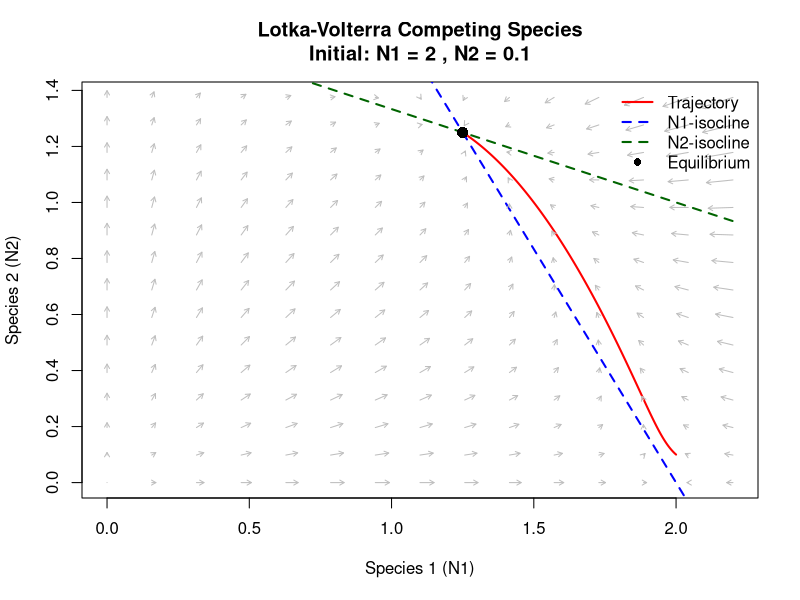
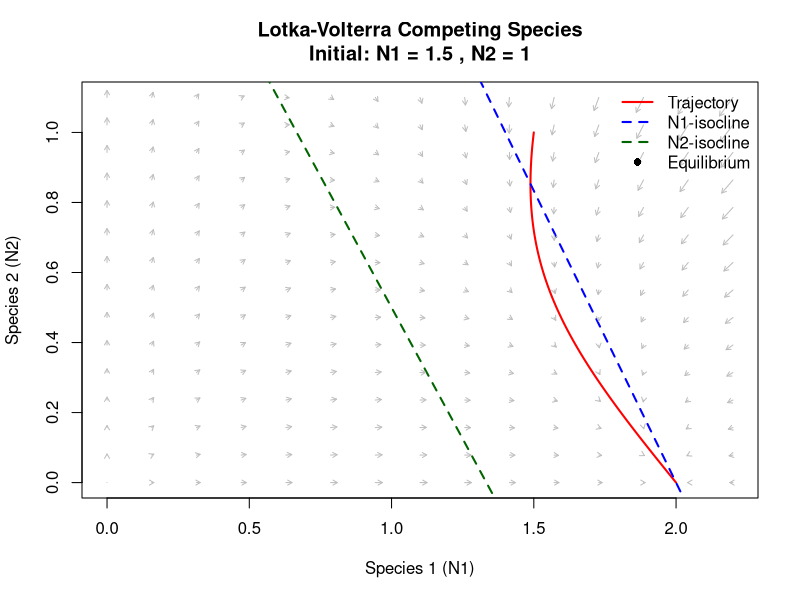
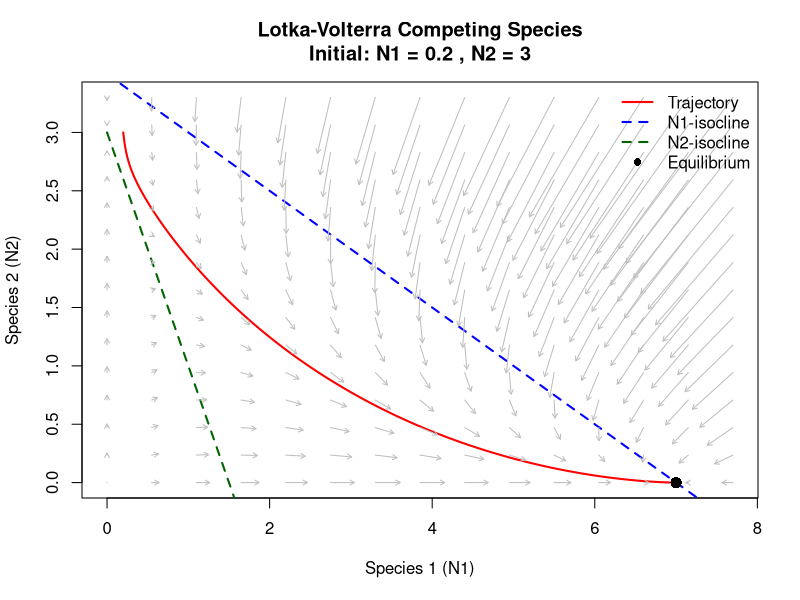
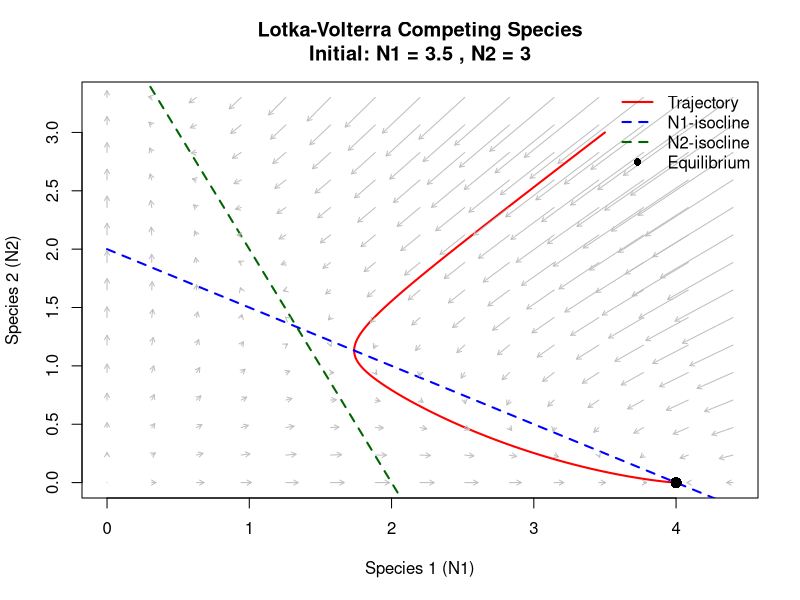
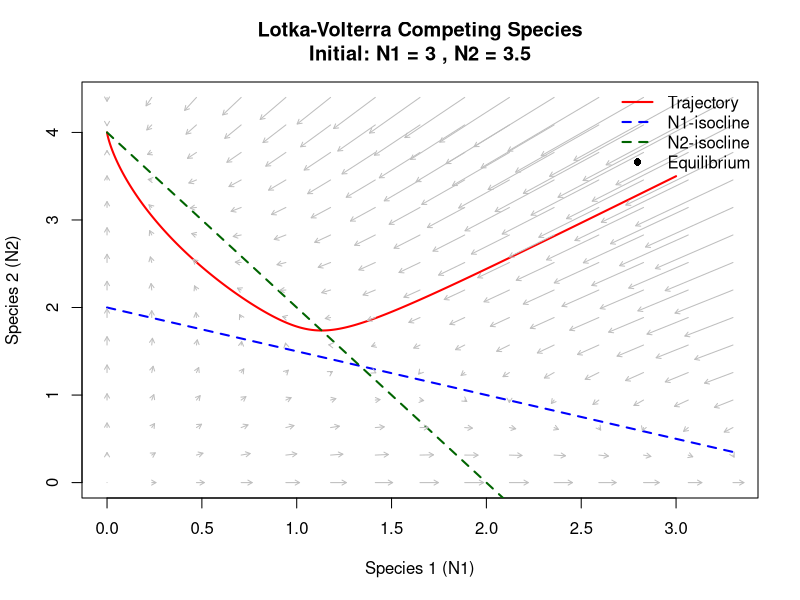
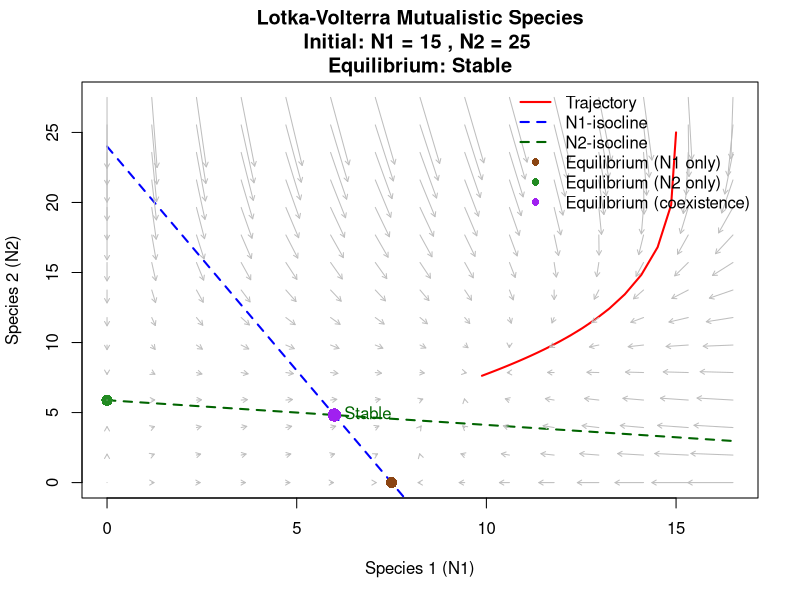
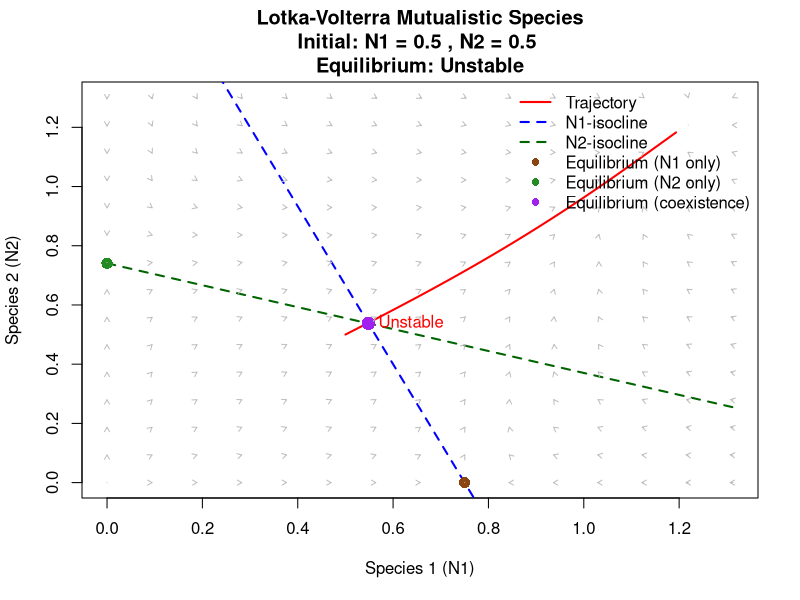

Write R code to recreate these figures, in order.
#Written report SBL.06003 Classical models in Biology (exercises)
#Spring semester 2025

#Student 1
#First name: Susanna
#Family name: Schärer
#Student number: 19-811-652

#Student 2
#First name: Elena
#Family name: Graf
#Student number:20-701-132

#Student 3
#First name: Anna
#Family name: Boss
#Student number: 24-208-928

library(deSolve)
#!only de library "deSolve" is allowed!

########################
### Topic 4: Lotka-Volterra model for 2 competing species
rm(list=ls())

#R-code

lotka_volterra_competing <- function(initial_condition = c(N1 = 2.5, N2 = 0.5),
                                     parameter = c(r1 = 3, r2 = 3, alpha11 = 1, alpha12 = 0.5, alpha21 = 0.5, alpha22 = 1),
                                     scale = 0.05,
                                     equilibrium = 'eq2') {
    # Define model
    model <- function(t, y, parms) {
        with(as.list(c(y, parms)), {
            dN1 <- N1 * (r1 - alpha11 * N1 - alpha12 * N2)
            dN2 <- N2 * (r2 - alpha21 * N1 - alpha22 * N2)
            list(c(dN1, dN2))
        })
    }

    # Time sequence and parameters
    times <- seq(0, 30, 0.01)
    parms <- parameter

    # Run simulation
    out <- ode(initial_condition, times, model, parms)

    # Calculate equilibrium points
    # Trivial equilibria
    #eq1 <- c(0, 0)  # Both species extinct
    eq2 <- c(parms["r1"]/parms["alpha11"], 0)  # N1 only
    eq3 <- c(0, parms["r2"]/parms["alpha22"])  # N2 only

    # Coexistence equilibrium A*N=b -> N=A^-1*b
    A <- matrix(c(parms["alpha11"], parms["alpha12"],
                  parms["alpha21"], parms["alpha22"]),
                nrow = 2, byrow = TRUE)
    b <- c(parms["r1"], parms["r2"])
    eq4 <- solve(A, b)  # Solve the linear system

    # Create phase plane
    plot(out[, "N1"], out[, "N2"],
         type = "l", col = "red", lwd = 2,
         xlab = "Species 1 (N1)", ylab = "Species 2 (N2)",
         main = paste("Lotka-Volterra Competing Species\nInitial: N1 =", initial_condition["N1"],
                      ", N2 =", initial_condition["N2"]),
         xlim = c(0, max(out[, "N1"]) * 1.1),
         ylim = c(0, max(out[, "N2"]) * 1.1))

    # Add isoclines
    # N1-isocline (dN1/dt = 0): N1 = 0 or r1 - alpha11*N1 - alpha12*N2 = 0
    curve((parms["r1"] - parms["alpha11"] * x)/parms["alpha12"],
          from = 0, to = max(out[, "N1"]) * 1.1,
          col = "blue", lwd = 2, lty = 2, add = TRUE)
    # N2-isocline (dN2/dt = 0): N2 = 0 or r2 - alpha21*N1 - alpha22*N2 = 0
    curve((parms["r2"] - parms["alpha21"] * x)/parms["alpha22"],
          from = 0, to = max(out[, "N1"]) * 1.1,
          col = "darkgreen", lwd = 2, lty = 2, add = TRUE)

    # Add equilibrium points
    #points(eq1[1], eq1[2], pch = 16, cex = 1.5, col = "black")
    if (equilibrium == "eq2"){
        points(eq2[1], eq2[2], pch = 16, cex = 1.5, col = "black")
    }
    if (equilibrium == "eq3"){
        points(eq3[1], eq3[2], pch = 16, cex = 1.5, col = "black")
    }
    if (equilibrium == "eq4"){
        points(eq4[1], eq4[2], pch = 16, cex = 1.5, col = "black")
    }


    # Add vector field
    N1_seq <- seq(0, max(out[, "N1"]) * 1.1, length.out = 15)
    N2_seq <- seq(0, max(out[, "N2"]) * 1.1, length.out = 15)
    grid <- expand.grid(N1 = N1_seq, N2 = N2_seq)

    for(i in 1:nrow(grid)) {
        N1 <- grid$N1[i]
        N2 <- grid$N2[i]
        derivs <- model(0, c(N1 = N1, N2 = N2), parms)[[1]]
        # Scale arrows for better visualization
        arrows(N1, N2,
               N1 + derivs[1] * scale,
               N2 + derivs[2] * scale,
               length = 0.05, col = "gray")
    }

    # Add legend
    legend("topright",
           legend = c("Trajectory", "N1-isocline", "N2-isocline", "Equilibrium"),
           col = c("red", "blue", "darkgreen", "black"),
           lty = c(1, 2, 2, NA), lwd = c(2, 2, 2, NA), pch = c(NA, NA, NA, 16),
           bty = "n")

}

# Case 1: the two species can coexist
lotka_volterra_competing(initial_condition = c(N1 = 2, N2 = 0.1), parameter = c(r1 = 1, r2 = 1, alpha11 = 0.5, alpha12 = 0.3, alpha21 = 0.2, alpha22 = 0.6), scale = 0.1, equilibrium = 'eq4')
# Case 2: species 1 outcompetes species 2
lotka_volterra_competing(initial_condition = c(N1 = 1.5, N2 = 1), parameter = c(r1 = 1, r2 = 0.8, alpha11 = 0.5, alpha12 = 0.3, alpha21 = 0.6, alpha22 = 0.4), equilibrium = 'eq3')
# Case 3: species 2 outcompetes species 1
lotka_volterra_competing(initial_condition = c(N1 = 0.2, N2 = 3), parameter = c(r1 = 3.5, r2 = 1.5, alpha11 = 0.5, alpha12 = 1, alpha21 = 1, alpha22 = 0.5), equilibrium = 'eq2')
# Case 4: priority effect: one species outcompetes the other, but it depends on the initial conditions
lotka_volterra_competing(initial_condition = c(N1 = 3.5, N2 = 3), parameter = c(r1 = 2, r2 = 2, alpha11 = 0.5, alpha12 = 1, alpha21 = 1, alpha22 = 0.5))
lotka_volterra_competing(initial_condition = c(N1 = 3, N2 = 3.5), parameter = c(r1 = 2, r2 = 2, alpha11 = 0.5, alpha12 = 1, alpha21 = 1, alpha22 = 0.5))


###Discussion of the results###
##Case 1:
#Two species can coexist when the intraspecific competition (alpha11 and alpha22) is greater than interspecific competition.
#Therefore, this following has to be true: alpha11*alpha22 > alpha12*alpha21.
#Additionally, the initial conditions has to be positive (>0) for both species.

##Case 2 and Case 3:
#For one species to win over the other species, the following two conditions have to be true (example for Species 1):
#r1/alpha12 > r2/alpha22: Species 1 can invade when Species 2 is at equilibrium and
#r2/alpha21 < r1/alpha11: Species 2 cannot invade when Species 1 is at equilibrium
#The surviving species will reach an equilibrium at carrying capacity K = r1/alpha11 or K = r2/alpha22 for Species 1 and Species 2, respectively.


#Case 4:
#


# Notes: (can be deleted)
# r:intrinsic growth rates
# alpha11, alpha22: intraspecific competition
# alpha12, alpha21: interspecific competition
# coexisting equilibrium: dN1/dt=0 and dN2/dt=0
# this leads to:
# r1 = alpha11*N1 + alpha12*N2 &
# r2 = alpha21*N1 + alpha22*N2
# matrix form: A * N = b


#############################################################


### Topic 5: Lotka-Volterra model for 2 mutualistic species

# We describe the interaction between two species (N1, N2) given by the following equations :
# dN1/dt = N1 * (r1 - alpha11*N1 + gamma12*N2)
# dN2/dt = N2 * (r2 + gamma21*N1 - alpha22*N2)
# Parameters
# r1, r_2 : intrinsic growth rates (can be positive or negative)
# alpha11, alpha22: intra-specific competition (negative self-interaction), both > 0
# gamma12, gamma21 : inter-specific competition (positive inter-specific interaction), both > 0

rm(list=ls())

#R-code

lotka_volterra_mutalistic <- function(initial_condition = c(N1 = 2.5, N2 = 0.5),
                                      parameters = c(r1 = 3, r2 = 3, alpha11 = 1, gamma12 = 0.5, gamma21 = 0.5, alpha22 = 1),
                                      scale = 0.005) {
  # initial_condition : starting population sizes for species 1 and 2
  # parameters : vector containing the six model parameters (alpha11/22, gamma12/21, r1/2)
  # scale: a value that determines the length of arrows in the vector field

  # ------------- Simulation ---------------------------------------------------

  # We define the model using the provided coupled ODEs
  # The function returns the instantaneous rates of change of the two populations at a specific point in time and space
  model <- function(t, y, parms) {
    # t : time
    # y : state vector (N1(t), N2(t))
    # parms : the parameters
    with(as.list(c(y, parms)), {
      dN1 <- N1 * (r1 - alpha11 * N1 + gamma12 * N2)
      dN2 <- N2 * (r2 + gamma21 * N1 - alpha22 * N2)
      list(c(dN1, dN2))
    })
  }

  # Defining the time span of the simulation
  times <- seq(0, 120, 0.01)

  # renaming the input parameters vector to 'parms' to use it inside the model
  parms <- parameters

  # Run simulation
  # ode takes the initial_condition, the times, the model function, and the parms
  # integrates the system of ODEs across the time points and returns a matrix
  # column 1 : time
  # column 2 : values of N_1 over time
  # column 3 : values of N_2 over time
  out <- ode(initial_condition, times, model, parms, rtol = 1e-5, atol = 1e-6)

  # -------- Calculating equilibrium points ----------------------------------

  # Trivial equilibria

  # Both species are extinct
  eq1 <- c(0, 0)
  # N1 reaches its carrying capacity when alone
  # N2 is extinct
  eq2 <- c(parms["r1"]/parms["alpha11"], 0)
  # N2 reaches its carrying capacity when alone
  # N1 extinct
  eq3 <- c(0, parms["r2"]/parms["alpha22"])

  # Coexistence equilibrium
  # To calculate the non-trivial equilibrium point, we rearrange the set of coupled ODEs as a linear system Ax = b, where :
  # A : 2x2 matrix containing the relevant parameters row1 : [alpha11, gamma12], row2:[gamma21, alpha22]
  # N : vector [N1,N2]
  # b : vector [r1, r2]
  A <- matrix(c(parms["alpha11"], parms["gamma12"],
                parms["gamma21"], parms["alpha22"]),
              nrow = 2, byrow = TRUE)
  b <- c(parms["r1"], parms["r2"])
  # Solve the linear system
  eq4 <- solve(A, b)

  # --- Jacobian and stability analysis at the coexistence equilibrium ---

  # Extract equilibrium values
  N1_star <- eq4[1]
  N2_star <- eq4[2]

  # Compute Jacobian matrix at (N1*, N2*) i.e. the equilibrium point
  # This was done to eliminate doubt about the nature of the equilibrium
  J <- matrix(c(
    parms["r1"] - 2 * parms["alpha11"] * N1_star + parms["gamma12"] * N2_star,
    parms["gamma12"] * N1_star,
    parms["gamma21"] * N2_star,
    parms["r2"] + parms["gamma21"] * N1_star - 2 * parms["alpha22"] * N2_star
  ), nrow = 2, byrow = TRUE)

  # Calculating the eigenvalues
  # all real parts negative	-> Stable node
  # in every other case -> unstable
  eig_vals <- eigen(J)$values

  print(eig_vals)


  # Determine stability
  stability_label <- if (all(Re(eig_vals) < 0)) "Stable" else "Unstable"

  # ---------------- Plotting ------------------------------------------------

  # Creating thr phase plane
  # Plotting the trajectories of N1 and N2 in the phase space
  plot(out[, "N1"], out[, "N2"],
       type = "l", col = "red", lwd = 2,
       xlab = "Species 1 (N1)", ylab = "Species 2 (N2)",
       main = paste("Lotka-Volterra Mutualistic Species\nInitial: N1 =", initial_condition["N1"],
                    ", N2 =", initial_condition["N2"], "\nEquilibrium:", stability_label),
       xlim = c(0, max(out[, "N1"]) * 1.1),
       ylim = c(0, max(out[, "N2"]) * 1.1))

  # Add isoclines
  # N1-isocline (dN1/dt = 0): N1 = 0 or r1 - alpha11*N1 + gamma12*N2 = 0
  curve((parms["r1"] - parms["alpha11"] * x)/parms["gamma12"],
        from = 0, to = max(out[, "N1"]) * 1.1,
        col = "blue", lwd = 2, lty = 2, add = TRUE)
  # N2-isocline (dN2/dt = 0): N2 = 0 or r2 + gamma21*N1 - alpha22*N2 = 0
  curve((parms["r2"] - parms["gamma21"] * x)/parms["alpha22"],
        from = 0, to = max(out[, "N1"]) * 1.1,
        col = "darkgreen", lwd = 2, lty = 2, add = TRUE)

  # Adding the equilibrium points
  points(eq2[1], eq2[2], pch = 16, cex = 1.5, col = "#8B4513")
  points(eq3[1], eq3[2], pch = 16, cex = 1.5, col = "#228B22")
  points(eq4[1], eq4[2], pch = 16, cex = 1.8, col = "purple")
  # Label the coexistence equilibrium as Stable/Unstable
  text(eq4[1], eq4[2], labels = stability_label, pos = 4, col = ifelse(stability_label == "Stable", "darkgreen", "red"))

  # Adding the vector field
  N1_seq <- seq(0, max(out[, "N1"]) * 1.1, length.out = 15)
  N2_seq <- seq(0, max(out[, "N2"]) * 1.1, length.out = 15)
  grid <- expand.grid(N1 = N1_seq, N2 = N2_seq)

  for(i in 1:nrow(grid)) {
    N1 <- grid$N1[i]
    N2 <- grid$N2[i]
    derivs <- model(0, c(N1 = N1, N2 = N2), parms)[[1]]
    # Scaling arrows optimise visualisation
    arrows(N1, N2,
           N1 + derivs[1] * scale,
           N2 + derivs[2] * scale,
           length = 0.05, col = "gray")
  }

  # Adding the legend
  legend("topright",
         legend = c("Trajectory", "N1-isocline", "N2-isocline",
                    "Equilibrium (N1 only)", "Equilibrium (N2 only)", "Equilibrium (coexistence)"),
         col = c("red", "blue", "darkgreen", "#8B4513", "#228B22", "purple"),
         lty = c(1, 2, 2, NA, NA, NA),
         lwd = c(2, 2, 2, NA, NA, NA),
         pch = c(NA, NA, NA, 16, 16, 16),
         bty = "n")
}

# (1) there exixsts a positive equilibrium points which is stable
lotka_volterra_mutalistic(
  initial_condition = c(N1 = 15, N2 = 25),
  parameters = c(
    r1 = 12, r2 = 10,
    alpha11 = 1.6, alpha22 = 1.7,
    gamma12 = 0.5, gamma21 = 0.3
  )
)

# (2)  there exists a positive equilibrium points, but which is unstable
lotka_volterra_mutalistic(
  initial_condition = c(N1 = 0.5, N2 = 0.5),
  parameters = c(
    r1 = 1.2, r2 = 1.0,
    alpha11 = 1.6, alpha22 = 1.35,
    gamma12 = 0.6, gamma21 = 0.5
  )
)

# moves through the analytical equilibrium point and away from it -> unstable

# Discussion of the results

# With higher intrinsic growth rates (r1 = 12, r2 = 10) and moderate mutualistic
# coefficients (gamma12 = 0.5, gamma21 = 0.3), the system settles at a positive coexistence
# The two isoclines intersect at a positive equilibrium indicated in purple.

# The phase plane shows the isoclines intersecting in the positive quadrant, with
# the vector field and trajectory both clearly converging towards the equilibrium point.
# The stability analysis confirmed this, as the Jacobian matrix had eigenvalues
# with negative real parts (lambda_1 = -6.768772 < 0, lambda_2 = -2.600878),
# indicating a locally stable node.

# For the totality of the system this means that :
# Both species benefit from each other but not excessively. Density-dependent
# self-limitation stabilises the system.



# In the second example (r1 = 1.2, r2 = 1.0, alpha11 = 1.6, alpha22 = 1.35,
# gamma12 = 0.6, gamma21 = 0.5), the system also has a positive coexistence equilibrium,
# but the behaviour is very different:


# Here, the mutualistic terms (gamma12 = 0.6, gamma21 = 0.5) are stronger relative
# to the intrinsic growth rates and self-limitation. Despite the trajectory starting
# close to the equilibrium point (purple), it quickly diverges. The vector field flows
# away from the intersection point, and the Jacobian matrix reveals one
# eigenvalue with a positive real part (lambda_1 = -0.50350466 < 0,
# lambda_2 = 0.09382725 > 0), indicating that this coexistence point
# is locally unstable.


# For the totality of the system this means that :
# Mutualistic interactions are too strong compared to self-limitation. This means
# that the mutualistic feedback loops can overpower self regulation and a small
# change can already be enough to push the system into uncontrolled growth also
# called runaway amplification (in this case) or collapse.
